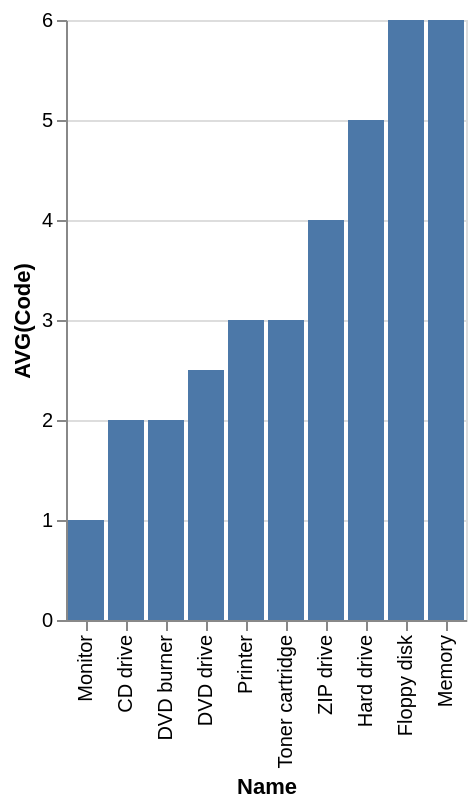

Express this chart as Vega-Lite.
### Vega-Lite specification from a JSON file in a GitHub repository (floating-point values rounded to 4 significant figures)
{"data": {"values": [{"x_data": "Monitor", "y_data": 1}, {"x_data": "CD drive", "y_data": 2}, {"x_data": "DVD burner", "y_data": 2}, {"x_data": "DVD drive", "y_data": 2.5}, {"x_data": "Printer", "y_data": 3}, {"x_data": "Toner cartridge", "y_data": 3}, {"x_data": "ZIP drive", "y_data": 4}, {"x_data": "Hard drive", "y_data": 5}, {"x_data": "Floppy disk", "y_data": 6}, {"x_data": "Memory", "y_data": 6}]}, "mark": "bar", "encoding": {"x": {"field": "x_data", "type": "nominal", "title": "Name", "sort": {"op": "sum", "field": "y_data", "order": "ascending"}}, "y": {"field": "y_data", "type": "quantitative", "title": "AVG(Code)"}}}
